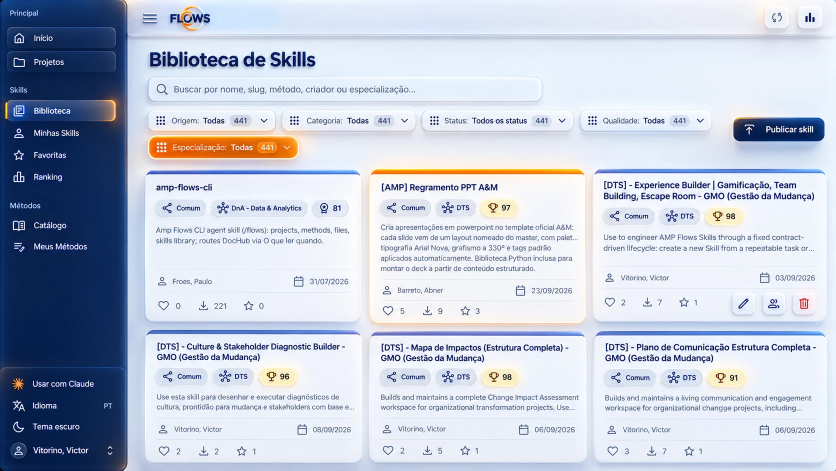
#> input picture motion/dts-todos-sabem-usam-exemplo/tex/screen_biblioteca.webp, 1672 x 941 px, given in place of f_328.jpg, which was not available (shown at 1/2 size)
$ python hand10.py
#> lines starting #> are read from the running program, lines starting #| are printed output that depends on the picture; after the words box and inside, x2 and y2 are one past the last pixel; in counts of white or black regions, pixels touching at a corner belong together; pictures that were not available may be replaced by others from this repository, and a replacement may not be noted
"""v10: in R23 the button is pressed by Fabio's finger and by a viewer's hand coming from below. The film
keeps only Fabio's: from f334 the viewer's hand is painted out with a clean plate (f328, before the hand
enters) warped onto each frame by the button's own motion (a similarity from features on the button's
ends and the sparkle ring). Fabio's finger, coming from above, is protected by keyframes of its tip.
From f343 (when the footage's button starts to glow under the hand) the whole capsule comes from the
clean plate, so the press glow is the film's own (film10 draws it at Fabio's fingertip).
python3 tools/hand10.py  (reads clips10/r23_orig, writes clips10/r23 and qa10/hand_*.jpg)"""
import os, glob
import numpy as np, cv2

ROOT = os.path.join(os.path.dirname(os.path.abspath(__file__)), '..')
SRC, DST = os.path.join(ROOT, 'clips10', 'r23_orig'), os.path.join(ROOT, 'clips10', 'r23')
CLEAN, F0, F1 = 328, 334, 366
rd = lambda i: cv2.imread(os.path.join(SRC, f'f_{i:03d}.jpg')) if os.path.exists(os.path.join(SRC, f'f_{i:03d}.jpg')) else cv2.imread(os.path.join(DST, f'f_{i:03d}.jpg'))
# Fabio's fingertip (x, y) per frame (from the gridded crops); linear in between
TIP = {334: (890, 420), 336: (960, 520), 338: (965, 560), 340: (975, 568), 342: (990, 600), 344: (985, 612),
       346: (972, 604), 348: (976, 602), 350: (990, 578), 352: (990, 562), 356: (992, 548), 360: (994, 536), 366: (996, 520)}
def tip(i):
    ks = sorted(TIP)
    if i <= ks[0]: return TIP[ks[0]]
    for a, b in zip(ks, ks[1:]):
        if a <= i <= b:
            u = (i - a) / (b - a); return (TIP[a][0] + (TIP[b][0] - TIP[a][0]) * u, TIP[a][1] + (TIP[b][1] - TIP[a][1]) * u)
    return TIP[ks[-1]]

orb = cv2.ORB_create(5000)
bf = cv2.BFMatcher(cv2.NORM_HAMMING, crossCheck=True)
ref = rd(CLEAN); gref = cv2.cvtColor(ref, cv2.COLOR_BGR2GRAY)
#> further down, ref is the input picture: shape (941, 1672, 3); mean B, G, R 213.4, 198, 190.2
#> after `gref = cv2.cvtColor(ref, cv2.COLOR_BGR2GRAY)`:
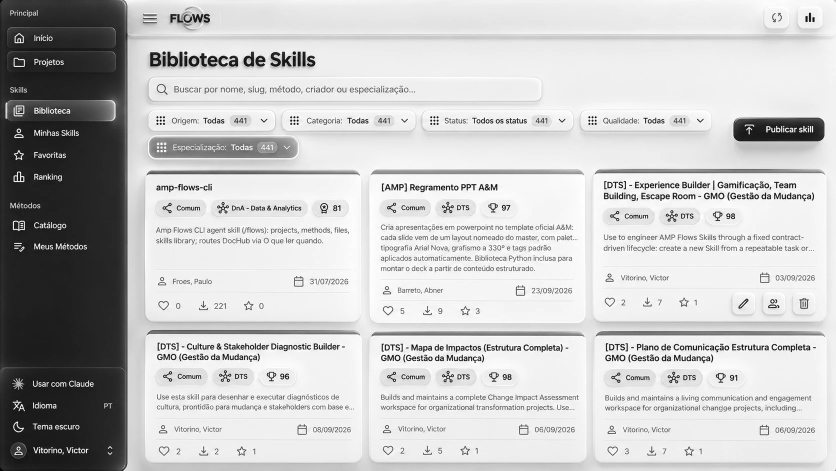
#> gref: shape (941, 1672) (shown at 1/2 size); min 0, max 255, mean 197.5
mref = np.zeros_like(gref); mref[600:930, 520:880] = 255; mref[600:930, 1150:1420] = 255
kr, dr = orb.detectAndCompute(gref, mref)
#> kr = 4595 keypoints; strongest (x, y, size): (873, 718, 31), (821, 718, 31), (1272, 718, 31), (851, 695, 31)
# the capsule in the clean frame: saturated orange-gold, filled
hsv = cv2.cvtColor(ref, cv2.COLOR_BGR2HSV)
#> hsv: shape (941, 1672, 3); mean H, S, V 103.4, 55.5, 217
cap = ((hsv[..., 0] < 28) & (hsv[..., 1] > 90) & (hsv[..., 2] > 110)).astype(np.uint8) * 255
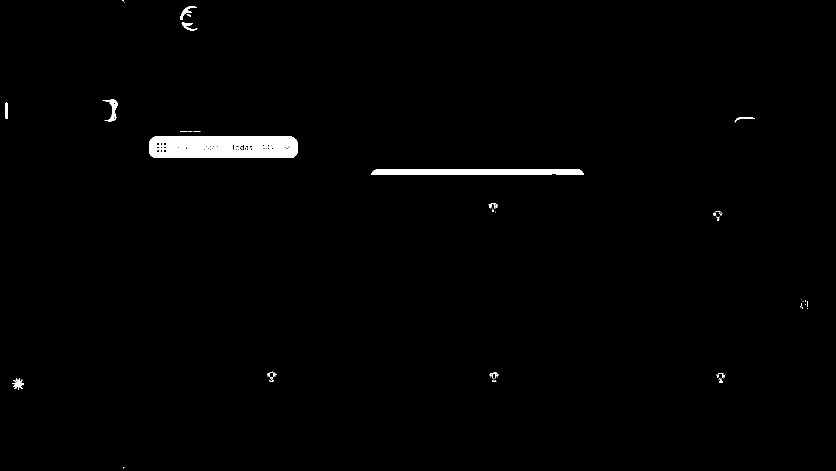
#> cap: shape (941, 1672) (shown at 1/2 size); 1.2% white; 91 white regions (78 under 20 px), largest, box (x1, y1, x2, y2) and area: (298, 272, 596, 316) 12168, (742, 338, 1168, 350) 4598, (205, 198, 236, 243) 443
cap[:560] = 0; cap[960:] = 0
#> after `cap[:560] = 0`:
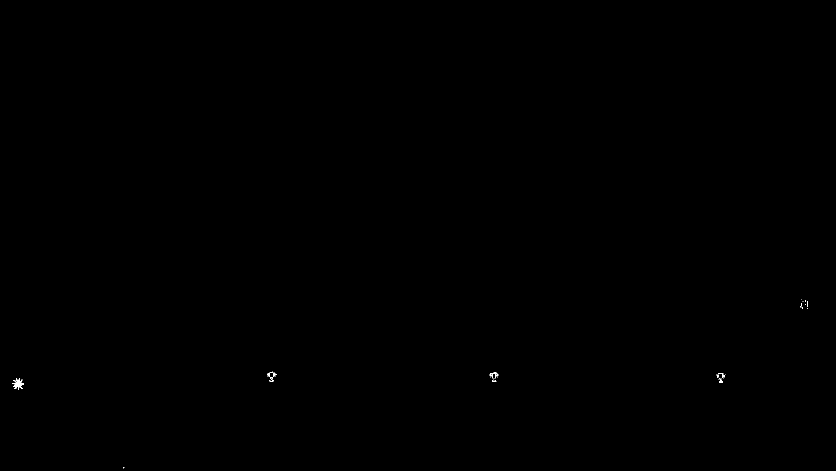
#> cap: shape (941, 1672) (shown at 1/2 size); 0.04% white in thin lines or dots, all inside (x1, y1, x2, y2) = (24, 598, 1616, 937)
cap = cv2.morphologyEx(cap, cv2.MORPH_CLOSE, np.ones((25, 25), np.uint8))
#> cap: shape (941, 1672); 0.08% white; 6 white regions, box (x1, y1, x2, y2) and area: (24, 756, 48, 780) 368, (534, 743, 553, 763) 236, (1432, 746, 1451, 766) 234, (1600, 598, 1616, 618) 233, (978, 744, 998, 764) 232, (246, 934, 249, 941) 21
n, lab, st, _ = cv2.connectedComponentsWithStats(cap, 8)
#> lab: shape (941, 1672) int32; 7 distinct labels, from 0 to 6
#> n = 7; st = [[0, 0, 1672, 941, 1572028], [1600, 598, 16, 20, 233], [534, 743, 19, 20, 236], [978, 744, 20, 20, 232], [1432, 746, 19, 20, 234], [24, 756, 24, 24, 368], [246, 934, 3, 7, 21]]
big = 1 + np.argmax(st[1:, cv2.CC_STAT_AREA]); cap = (lab == big).astype(np.uint8) * 255
#> after `big = 1 + np.argmax(st[1:, cv2.CC_STAT_AREA])`: big = 5
#> after `cap = (lab == big).astype(np.uint8) * 255`: cap: shape (941, 1672); 0.02% white; 1 white region
cnts, _ = cv2.findContours(cap, cv2.RETR_EXTERNAL, cv2.CHAIN_APPROX_SIMPLE); cap = np.zeros_like(cap); cv2.drawContours(cap, cnts, -1, 255, -1)
#> after `cnts, _ = cv2.findContours(cap, cv2.RETR_EXTERNAL, cv2.CHAIN_APPROX_SI`: cnts = 1 contour; box (x1, y1, x2, y2) and area: (24, 756, 48, 780) 326
cap = cv2.dilate(cap, np.ones((15, 15), np.uint8))
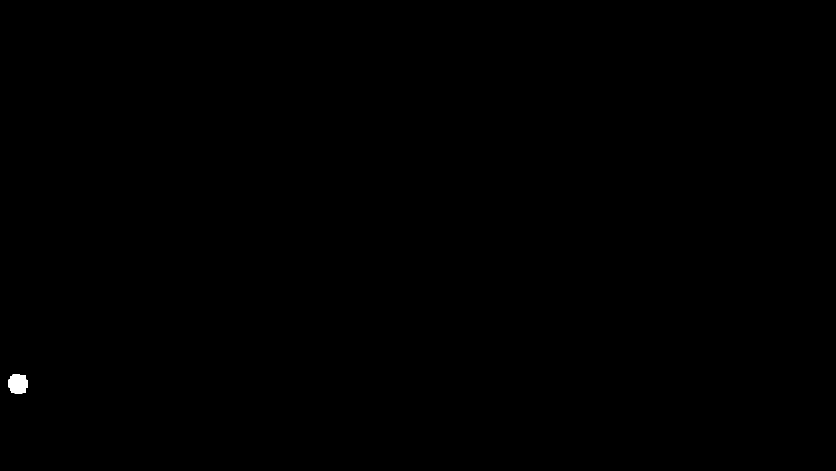
#> cap: shape (941, 1672) (shown at 1/2 size); 0.08% white; 1 white region, box (x1, y1, x2, y2) and area: (17, 749, 55, 787) 1236
os.makedirs(os.path.join(ROOT, 'qa10'), exist_ok=True)
for i in range(F0, F1 + 1):
    img = rd(i); g = cv2.cvtColor(img, cv2.COLOR_BGR2GRAY)
    mi = np.zeros_like(g); mi[520:960, 480:880] = 255; mi[520:960, 1160:1460] = 255
    k, d = orb.detectAndCompute(g, mi)
    m = sorted(bf.match(dr, d), key=lambda x: x.distance)[:600]
    p0 = np.float32([kr[x.queryIdx].pt for x in m]); p1 = np.float32([k[x.trainIdx].pt for x in m])
    M, inl = cv2.estimateAffinePartial2D(p0, p1, method=cv2.RANSAC, ransacReprojThreshold=2.5, maxIters=4000, confidence=0.999)
    C = cv2.warpAffine(ref, M, (1920, 1080), flags=cv2.INTER_LINEAR, borderMode=cv2.BORDER_REFLECT)
#> (the run stopped early here; a loop or call above may not have finished)
